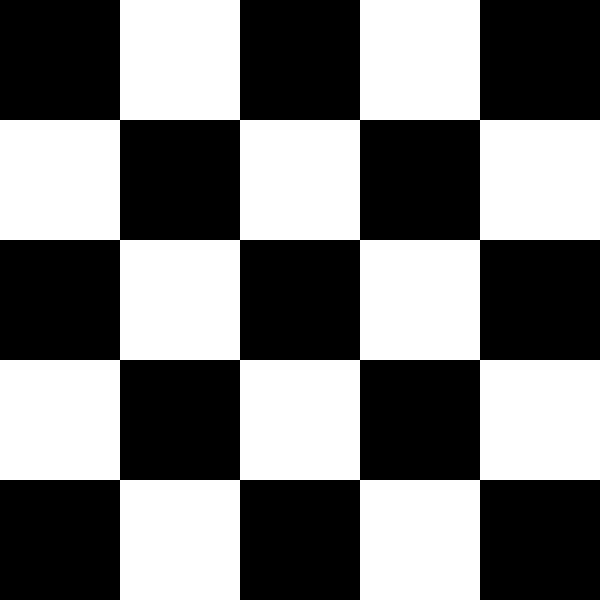
#> input picture Assignment-4/Checkerboard.png, 1200 x 1200 px, found by its file name (shown at 1/2 size)
$ jupyter execute Q3.ipynb   (older library calls are emulated)
#> lines starting #> are read from the running program, lines starting #| are printed output that depends on the picture; after the words box and inside, x2 and y2 are one past the last pixel; in counts of white or black regions, pixels touching at a corner belong together
[cell 1]
import numpy as np
import matplotlib.pyplot as plt
import cv2

[cell 2]
path='/content/drive/MyDrive/DIP/Assignment04/'
images=['Checkerboard.png','MainBuilding.png']
img1=cv2.imread(path+images[0])
#> img1 is the input picture: shape (1200, 1200, 3); 48% white; 1 white region, box (x1, y1, x2, y2) and area: (0, 0, 1200, 1200) 691200
img2=cv2.imread(path+images[1])
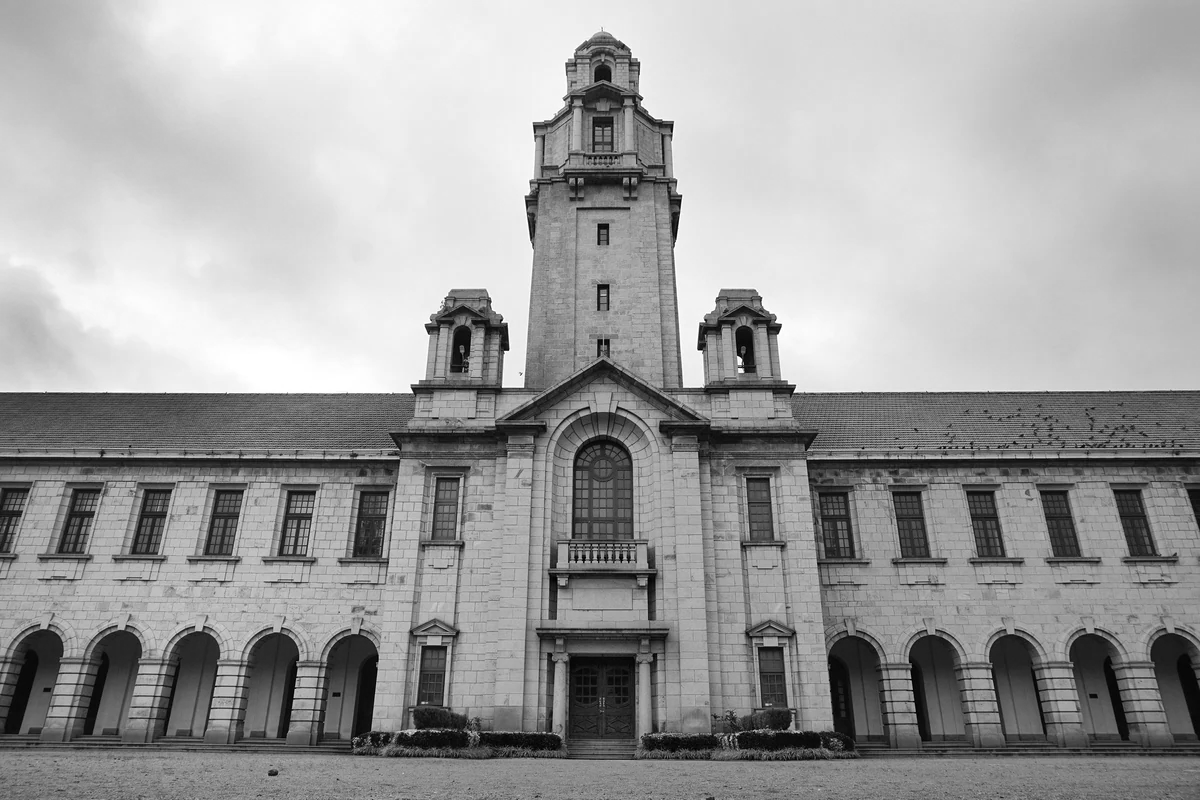
#> input picture Assignment-4/MainBuilding.png, 1200 x 800 px, found by its file name
#> img2 is the input picture: shape (800, 1200, 3); min 0, max 255, mean 158.1
img2=cv2.cvtColor(img2, cv2.COLOR_BGRA2GRAY)
#> img2: shape (800, 1200)
img1=cv2.cvtColor(img1, cv2.COLOR_BGRA2GRAY)

HCD

[cell 3]
# gaussian filter
def gfunc(x,y,sigma):
    return (np.exp(-(x**2 + y**2)/(2*(sigma**2))))/(2*3.14*(sigma**2))

def gaussFilter(size, sigma):
#> called with size = (3, 3), sigma = 1.4
    out = np.zeros(size)
    for i in range(size[0]):
        for j in range(size[1]):
            out[i,j] = gfunc(i-size[0]//2,j-size[1]//2, sigma )
    return out/np.sum(out)

kernel=gaussFilter((3,3),1.4)

def gradient_x(img,mask):
  return cv2.filter2D(img,cv2.CV_64F,mask)
def gradient_y(img,mask):
  return cv2.filter2D(img,cv2.CV_64F,mask)

def corner_detection(img):
  vert_mask=np.array([[-1,0,1],[-2,0,2],[-1,0,1]])
  horz_mask=vert_mask.T

  I_x=abs(gradient_x(img,vert_mask))
  I_y=abs(gradient_y(img,horz_mask))

  I_xx=cv2.filter2D(np.square(I_x),cv2.CV_64F,kernel)
  I_yy=cv2.filter2D(np.square(I_y),cv2.CV_64F,kernel)
  I_xy=cv2.filter2D(np.multiply(I_x,I_y),cv2.CV_64F,kernel)
  k = 0.05

  I_xx=I_xx/np.amax(I_xx)
  I_yy=I_yy/np.amax(I_yy)
  I_xy=I_xy/np.amax(I_xy)

  # determinant
  detA = np.multiply(I_xx,I_yy) - np.square(I_xy)#np.linalg.det([[I_xx,I_xy],[I_xy,I_yy]])
  # trace
  traceA = I_xx + I_yy
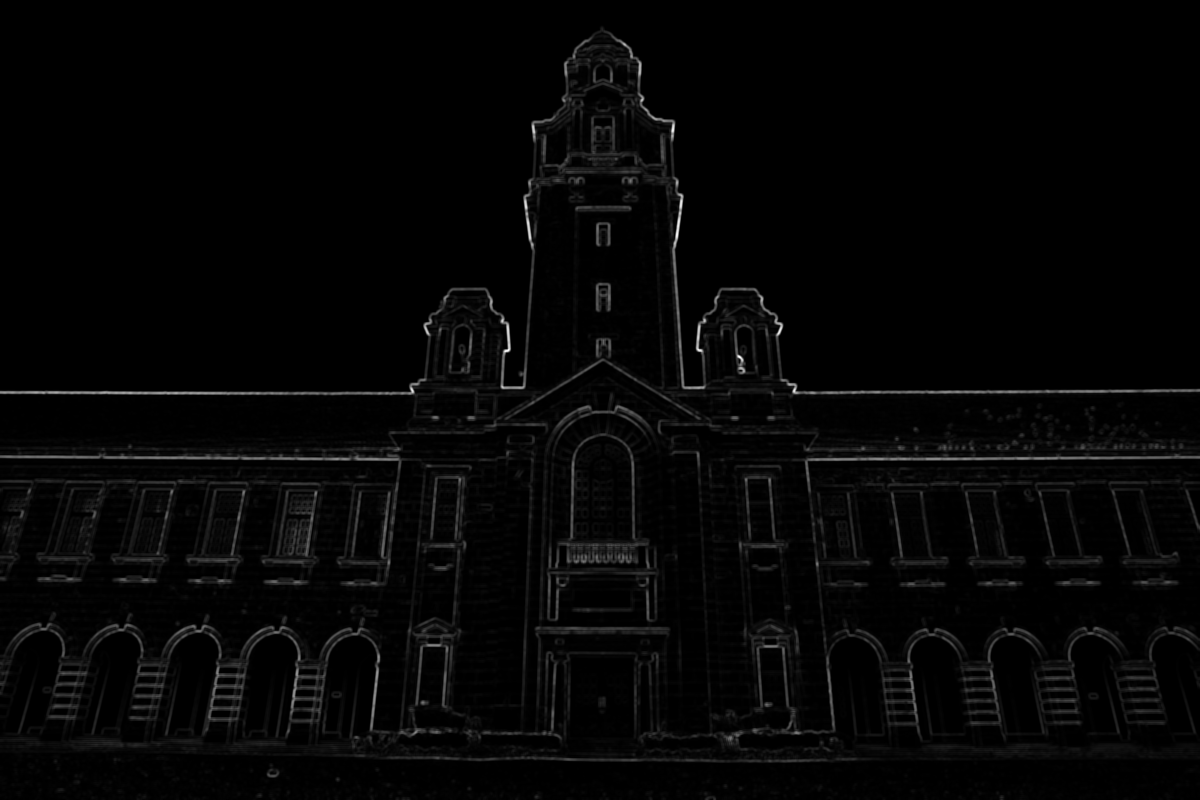
#> traceA: shape (800, 1200) float64; min 0, max 1.06, mean 0.0235; drawn with min black and max white

  harris_response = detA - k*np.square(traceA)

  return harris_response

[cell 4]
def harris_corner_detection(img,filename,th):
  harris_response=corner_detection(img)
  img_copy_for_corners = np.copy(cv2.cvtColor(img, cv2.COLOR_GRAY2RGB))
  th=th*harris_response.max()
#> th = 0.000392
  for i in range(img.shape[0]):
        for j in range(img.shape[1]):
          if harris_response[i,j] > th:
            max = harris_response[i,j]
            # Local non-maxima suppression
            skip = False
            for nrow in range(5):
                for ncol in range(5):
                    if i + nrow - 2 < img.shape[0] and j + ncol - 2 < img.shape[1]:
                        if harris_response[i + nrow - 2,j + ncol - 2] > max:
                            skip = True
                            break
            if not skip:
              cv2.circle(img_copy_for_corners, (j,i), 10, [255,0,0], 1)
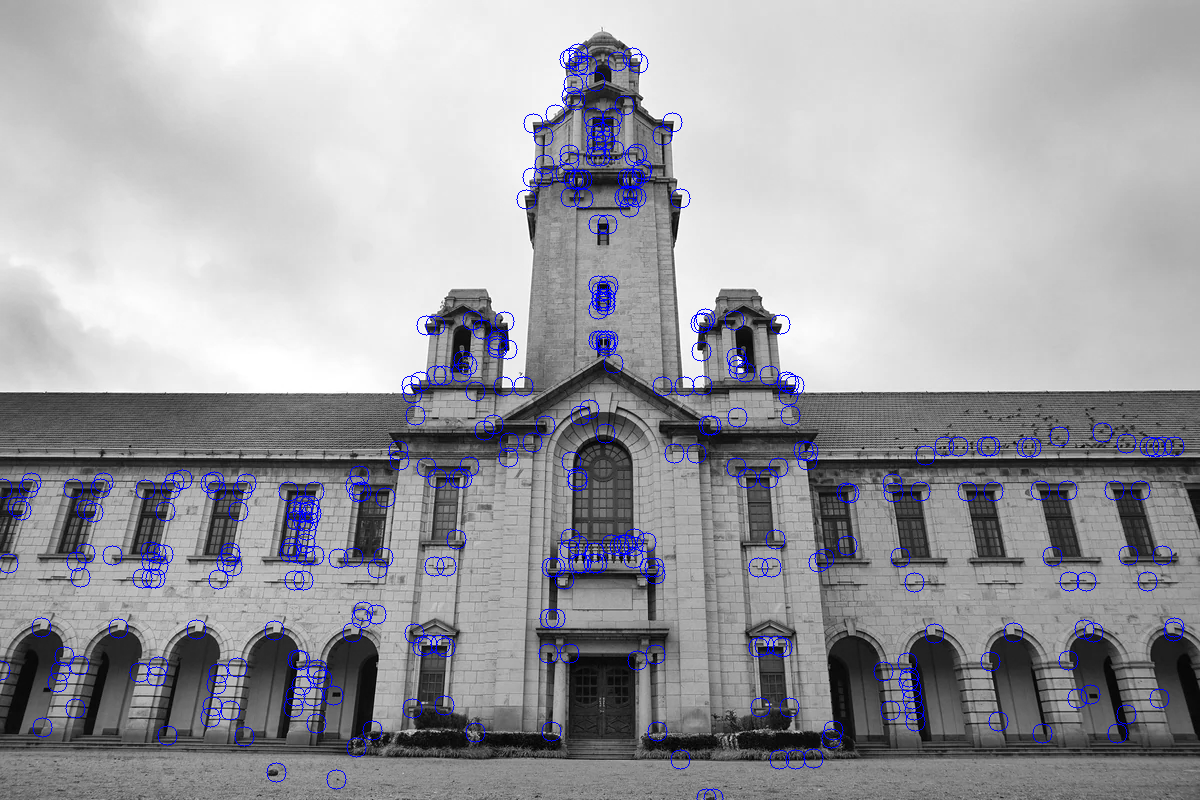
#> img_copy_for_corners: shape (800, 1200, 3); 2.05% of pixels changed, all inside (x1, y1, x2, y2) = (0, 43, 1185, 800); drawn as B, G, R
  plt.figure(figsize=(5,5))
  plt.imshow(img_copy_for_corners)
  plt.imsave(path+'output/hcs_'+filename+'.png',img_copy_for_corners)

harris_corner_detection(img2,'mainbuilding',0.01)
harris_corner_detection(img1,'checkerboard',0.2)
#> call 2 of harris_corner_detection, with filename = 'checkerboard', th = 0.2
#> in corner_detection (call 2), `traceA = I_xx + I_yy`:
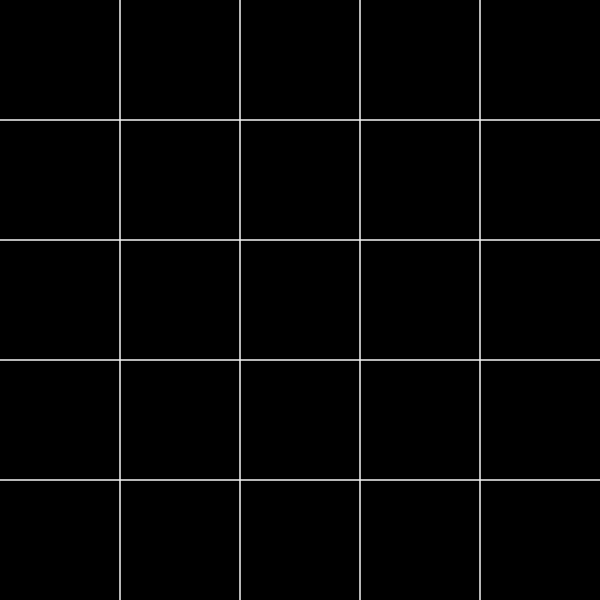
#> traceA: shape (1200, 1200) float64 (shown at 1/2 size); min 0, max 1, mean 0.0191
#> in harris_corner_detection (call 2), `th=th*harris_response.max()`: th = 0.0109
#> after the loop in harris_corner_detection (call 2), `for i in range(img.shape[0]):`:
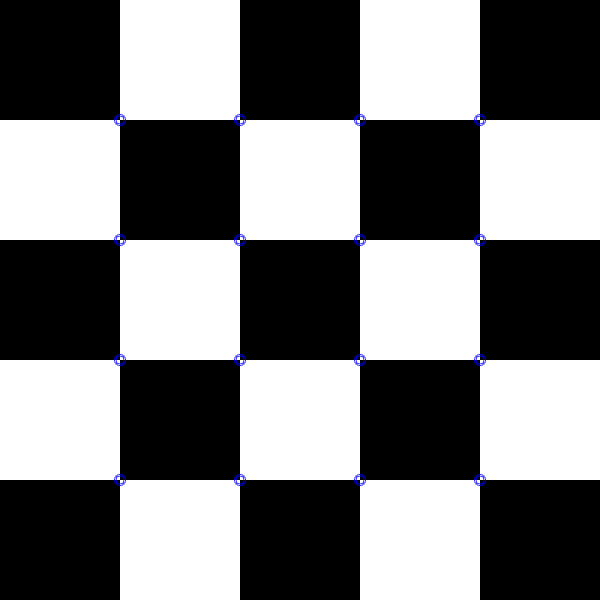
#> img_copy_for_corners: shape (1200, 1200, 3) (shown at 1/2 size); 0.21% of pixels changed, all inside (x1, y1, x2, y2) = (228, 228, 972, 972); drawn as B, G, R

[cell 5]
import imutils

def rotate_hcs(img,filename,angle):
#> called with filename = 'mainbuilding_rotate', angle = 30
  image1_rot = cv2.rotate(img, cv2.ROTATE_90_CLOCKWISE)
  img = imutils.rotate(img, angle)
  harris_corner_detection(img,filename,0.01)
#> in corner_detection (call 3), `detA = np.multiply(I_xx,I_yy) - np.square(I_xy)#np.linalg.det([[I_xx,I..`:
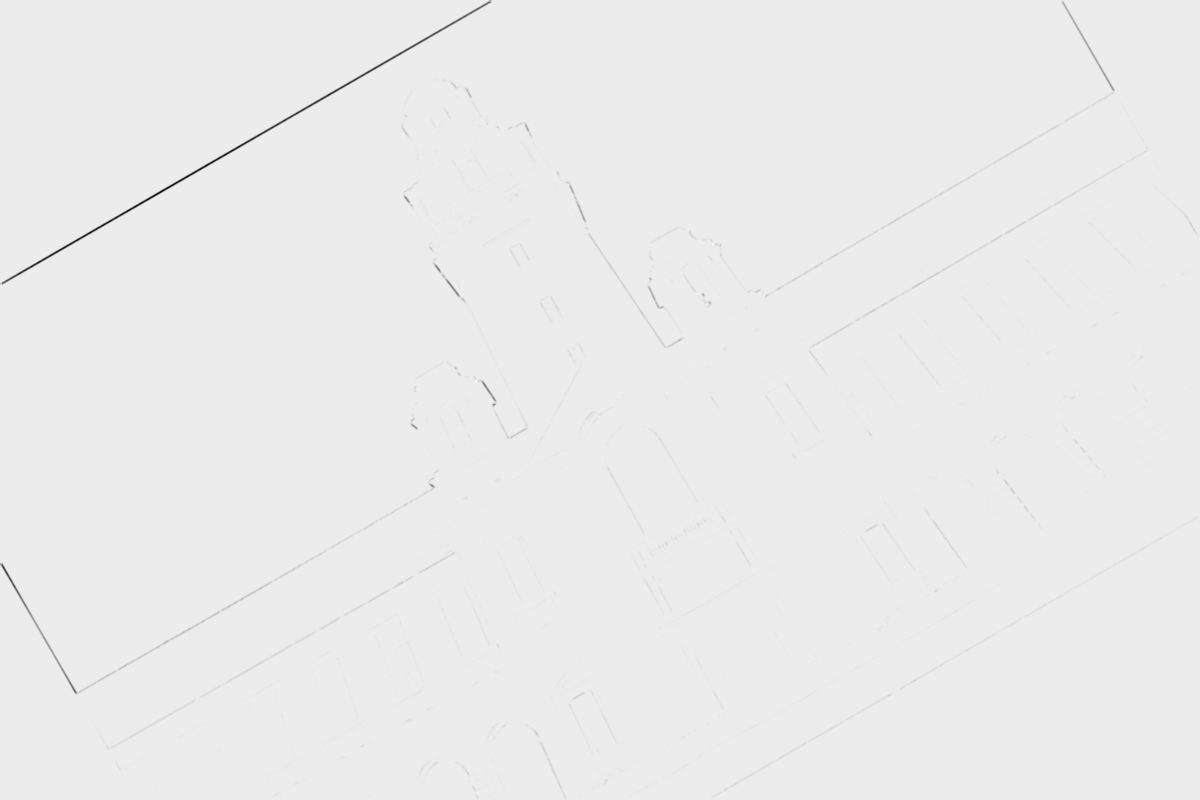
#> detA: shape (800, 1200) float64; min -0.647, max 0.0499, mean -0.00145; drawn with min black and max white
rotate_hcs(img2,'mainbuilding_rotate',30)
#rotate_hcs(img1,'checkerboard_rotate',90)

[cell 6]
def scale_hcs(img,filename,k):
  img = cv2.resize(img,(int(k*img.shape[0]),int(img.shape[1]*k)))
  harris_corner_detection(img,filename,0.01)
#scale_hcs(img1,'scale_checkerboard',2)
scale_hcs(img2,'scale_mainbuilding',0.2)

[cell 7]
from skimage.util import random_noise
def noise_hcs(img,filename):
  noise_img_1 = random_noise(img, mode='s&p',amount=0.01)
  noise_img_1 = np.array(255*noise_img_1, dtype = 'uint8')
  #plt.imshow(noise_img_1,cmap='gray')
  harris_corner_detection(noise_img_1,filename,0.1)
noise_hcs(img1,'noise_checkerboard')
noise_hcs(img2,'noise_mainbuilding')

INbuilt

[cell 8]
import numpy as np
import cv2 as cv
from skimage.util import random_noise

filename = 'chessboard2.jpg'
img = cv.imread(path+images[1])
img = random_noise(img, mode='s&p',amount=0.01)

#img = np.array(img, dtype=np.uint8)
img = np.array(255*img, dtype = 'uint8')

gray = cv.cvtColor(img,cv.COLOR_BGR2GRAY)
plt.imshow(img,cmap='gray')
# find Harris corners
gray = np.float32(gray)
dst = cv.cornerHarris(gray,2,3,0.06)
dst = cv.dilate(dst,None)
ret, dst = cv.threshold(dst,0.01*dst.max(),255,0)
#> ret = 1220952.9
dst = np.uint8(dst)
# find centroids
ret, labels, stats, centroids = cv.connectedComponentsWithStats(dst)
#> ret = 2539; stats = 2539 rows, first 6: [0, 0, 1200, 800, 906630], [153, 1, 4, 4, 15], [184, 1, 5, 4, 20], [191, 0, 6, 5, 26], [210, 1, 4, 3, 12], [597, 1, 4, 4, 16]; centroids = 2539 pairs, first value 1 to 1198.5, second value 1 to 798.5
# define the criteria to stop and refine the corners
criteria = (cv.TERM_CRITERIA_EPS + cv.TERM_CRITERIA_MAX_ITER, 100, 0.0001)
corners = cv.cornerSubPix(gray,np.float32(centroids),(5,5),(-1,-1),criteria)
#> corners = 2539 pairs, first value 0.268 to 1198.5, second value 0.569 to 796.7
# Now draw them
res = np.hstack((centroids,corners))
#> res = 2539 rows, first 6: [603.1, 398.8, 603.1, 398.8], [154.6, 2.6, 154.7, 2.67], [186, 2.5, 186, 2.5], [193.7, 1.88, 192.3, 1.26], [211.5, 2, 210.8, 1.14], [598.5, 2.5, 595.2, 5.66]
res = np.int0(res)
#> res = 2539 rows, first 6: [603, 398, 603, 398], [154, 2, 154, 2], [186, 2, 186, 2], [193, 1, 192, 1], [211, 2, 210, 1], [598, 2, 595, 5]
img[res[:,1],res[:,0]]=[255,0,0]
img[res[:,3],res[:,2]] = [0,255,0]
plt.figure(figsize=(20,20))
plt.imshow(img)
